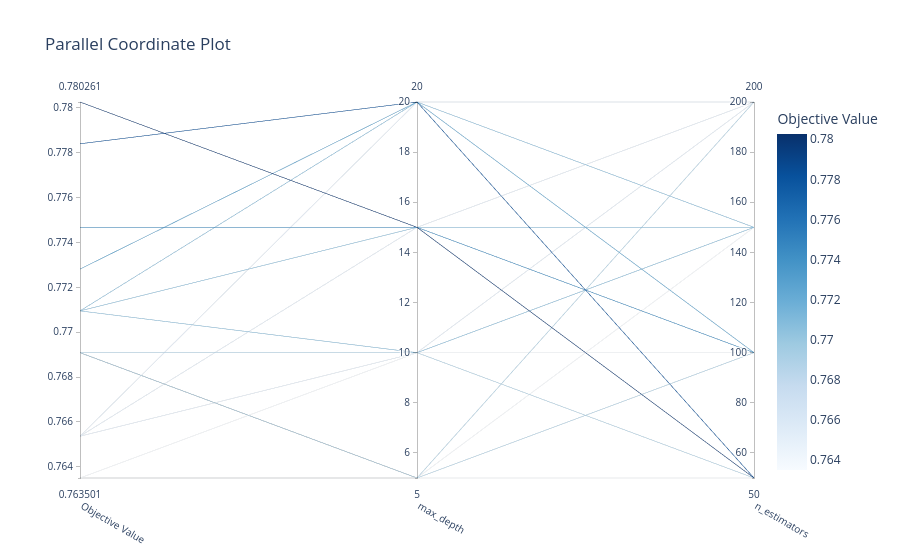

Notebook code for this chart:
### Code cell
plot_parallel_coordinate(study).show()

### Figure 1 — Plotly figure (JSON) as saved in the notebook; plotly's stock layout.template omitted (floating-point values rounded to 4 significant figures)
{"data": [{"dimensions": [{"label": "Objective Value", "range": [0.7635, 0.7803], "values": [0.7691, 0.7709, 0.7803, 0.7747, 0.7728, 0.7691, 0.7635, 0.7709, 0.7709, 0.7654, 0.7654, 0.7654, 0.7691, 0.7635, 0.7635, 0.7784]}, {"label": "max_depth", "range": [5, 20], "values": [5, 10, 15, 15, 20, 10, 5, 20, 15, 10, 20, 15, 5, 5, 10, 20]}, {"label": "n_estimators", "range": [50, 200], "values": [100, 150, 50, 100, 100, 50, 150, 150, 150, 200, 200, 200, 200, 50, 100, 50]}], "labelangle": 30, "labelside": "bottom", "line": {"color": [0.7691, 0.7709, 0.7803, 0.7747, 0.7728, 0.7691, 0.7635, 0.7709, 0.7709, 0.7654, 0.7654, 0.7654, 0.7691, 0.7635, 0.7635, 0.7784], "colorbar": {"title": {"text": "Objective Value"}}, "colorscale": [[0, "rgb(247,251,255)"], [0.125, "rgb(222,235,247)"], [0.25, "rgb(198,219,239)"], [0.375, "rgb(158,202,225)"], [0.5, "rgb(107,174,214)"], [0.625, "rgb(66,146,198)"], [0.75, "rgb(33,113,181)"], [0.875, "rgb(8,81,156)"], [1, "rgb(8,48,107)"]], "reversescale": false, "showscale": true}, "type": "parcoords"}], "layout": {"autosize": true, "title": {"text": "Parallel Coordinate Plot"}}}
